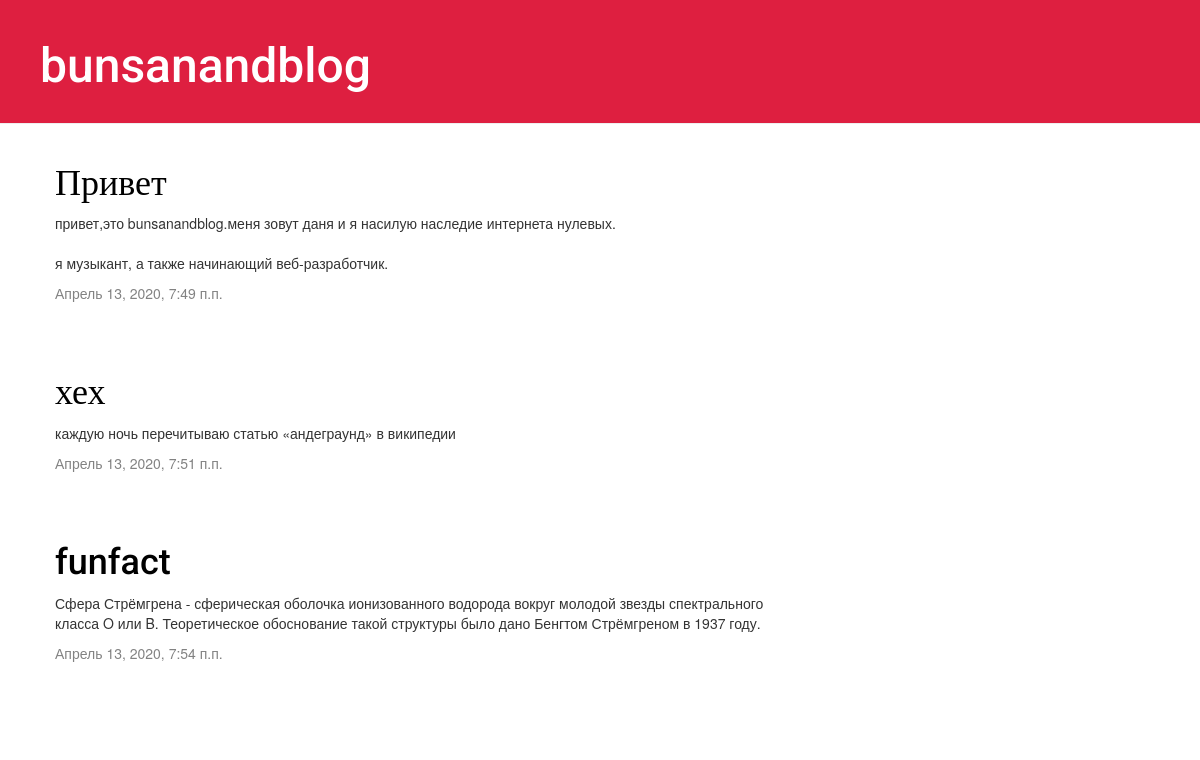
The page / on the database its author committed.
### blog/models.py (models this page shows, shortened)
class Post(models.Model):
    author = models.ForeignKey(settings.AUTH_USER_MODEL, on_delete=models.CASCADE)
    title = models.CharField(max_length=200)
    text = models.TextField()
    created_date = models.DateTimeField(default=timezone.now)
    published_date = models.DateTimeField(blank=True, null=True)

### blog/views.py (the view)
# urls.py: path('', views.post_list, name='post_list'),
def post_list(request, ):
    posts = Post.objects.filter(published_date__lte=timezone.now()).order_by('published_date')
    return render(request, 'blog/post_list.html', {'posts': posts})

### blog/templates/blog/post_list.html
{% extends 'blog/base.html' %}
{% block content %}
    {% for post in posts %}
        <div class="post">
            <h1><a href="{% url 'post_detail' pk=post.pk %}">{{ post.title }}</a></h1>
            <p>{{ post.text|linebreaksbr }}</p>
            <div class="date">
                {{ post.published_date }}
        </div>
        </div>
    {% endfor %}
{% endblock %}

### blog/templates/blog/base.html (shortened to what this page needs)
{% load static %}
<html>
    <head>
        <link rel="stylesheet" href="//maxcdn.bootstrapcdn.com/bootstrap/3.2.0/css/bootstrap.min.css">
        <link rel="stylesheet" href="//maxcdn.bootstrapcdn.com/bootstrap/3.2.0/css/bootstrap-theme.min.css">
        <link rel="stylesheet" href="{% static 'css/blog.css' %}">
    </head>
    <body>
    <div class="page-header">
        <h1><a href="/">bunsanandblog</a></h1>
    </div>
    <div class="content container">
        <div class="row">
            <div class="col-md-8">
            {% block content %}
            {% endblock %}
            </div>
        </div>
    </div>
</body>
</html>

### blog/static/css/blog.css (style rules this page uses)
.page-header { background-color: #DE1F40; margin-top: 0; padding: 20px 20px 20px 40px; }
.page-header h1, .page-header h1 a, .page-header h1 a:visited, .page-header h1 a:active { color: #ffffff; font-size: 36pt; text-decoration: none; }
.content { margin-left: 40px; }
h1, h2, h3, h4 { font-family: 'Roboto'; }
.date { color: #828282; }
.post { margin-bottom: 70px; }
.post h1 a, .post h1 a:visited { color: #000000; }

### rows shown on the page
Post: title "Привет", text "привет,это bunsanandblog.меня зовут даня и я насилую наследие интернета нулевых. я музыкант, а также начинающий веб-разработчик.", published_date "Апрель 13, 2020, 7:49 п.п."
Post: title "хех", text "каждую ночь перечитываю статью «андеграунд» в википедии", published_date "Апрель 13, 2020, 7:51 п.п."
Post: title "funfact", text "Сфера Стрёмгрена - сферическая оболочка ионизованного водорода вокруг молодой звезды спектрального класса O или B. Теоретическое обоснование такой структуры было дано Бенгтом Стрёмгреном в 1937 году.", published_date "Апрель 13, 2020, 7:54 п.п."
